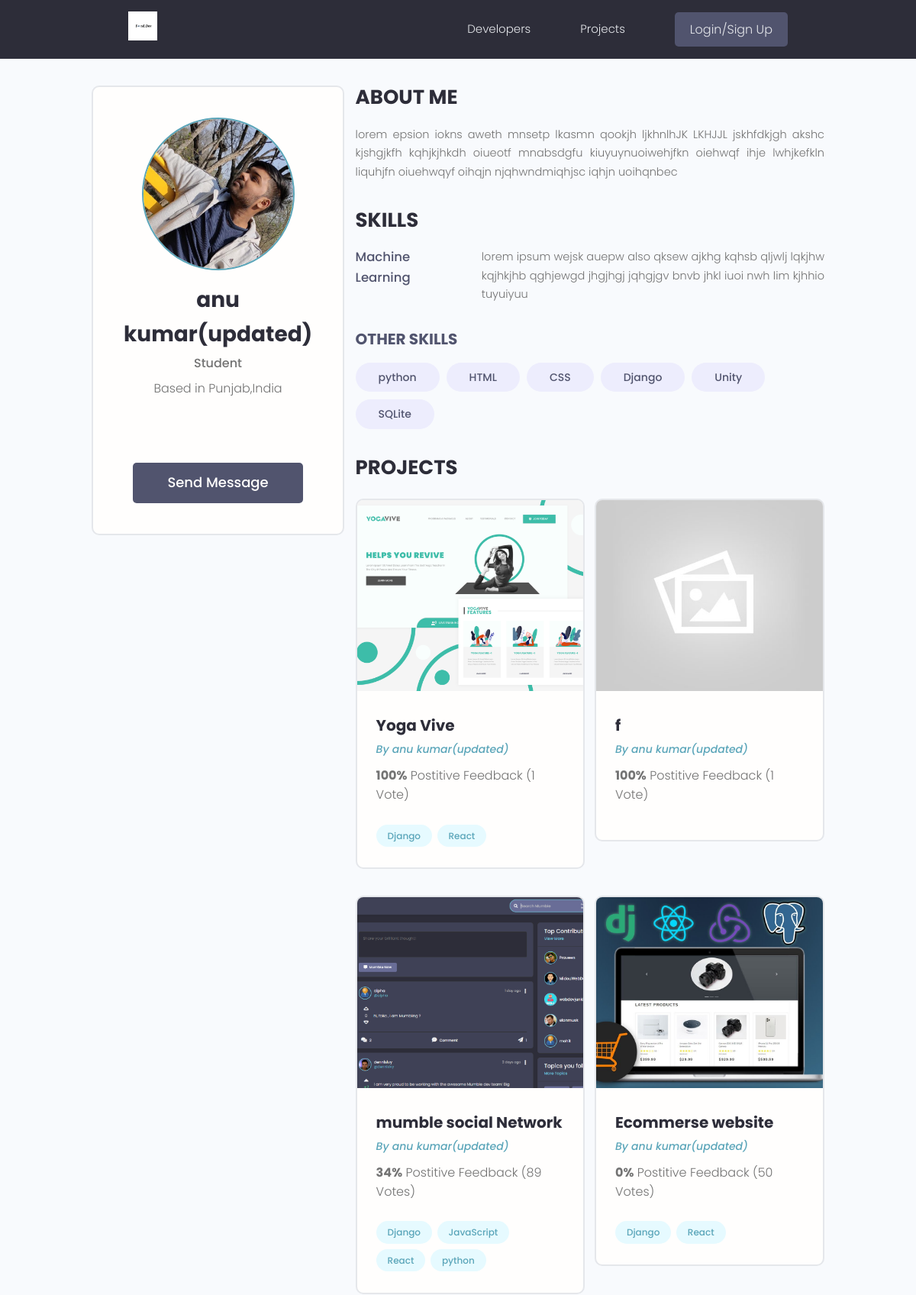
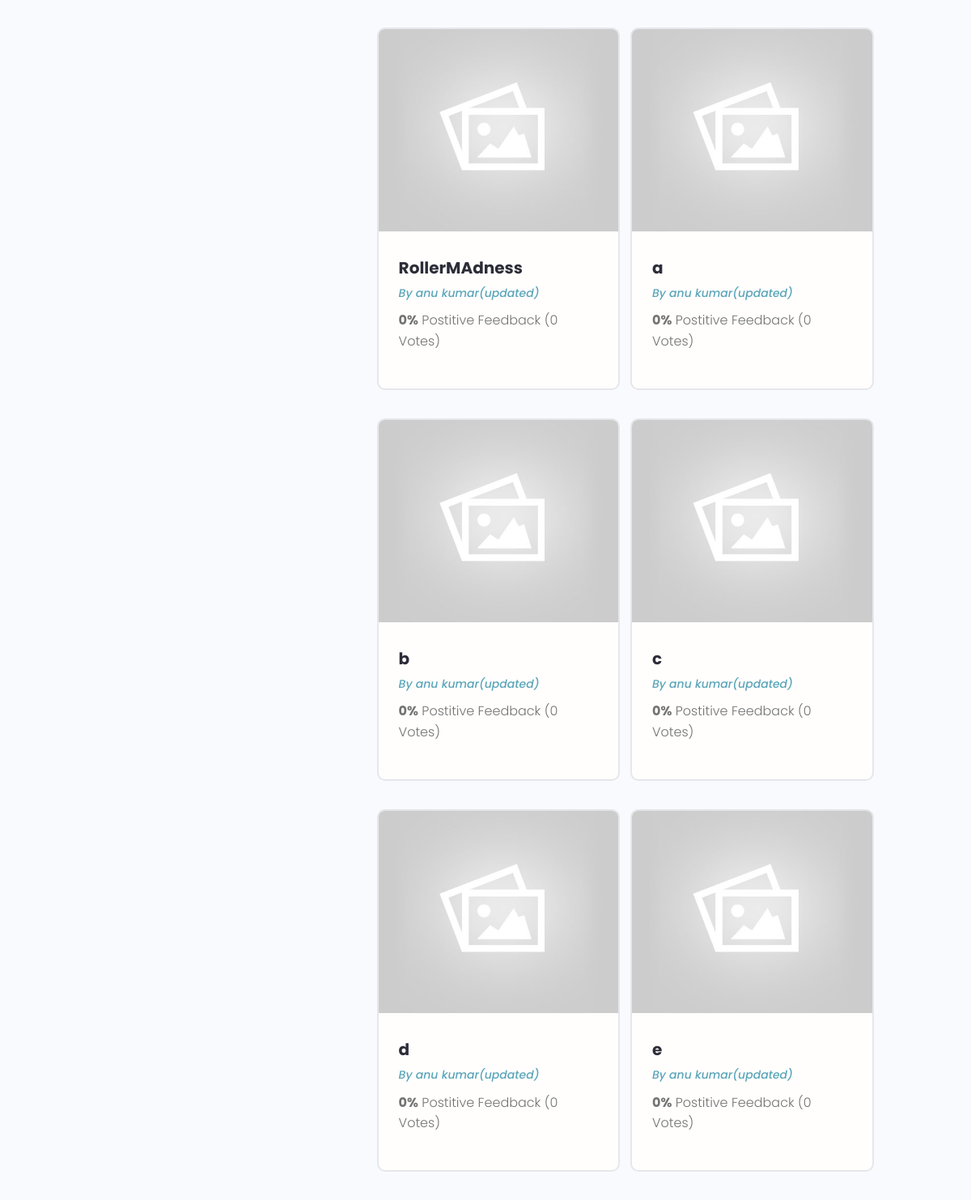
Page /profile/a47001d9-6f3d-48bc-b86e-44109ac7f39c/ (upper part) on the committed database (2 pictures, top to bottom).
### users/models.py (models this page shows, shortened)
class Profiles(models.Model):
    user = models.OneToOneField(User , on_delete = models.CASCADE ,null= True , blank=True)
    name = models.CharField(max_length=200 , blank=True ,null=True)
    email = models.EmailField(max_length=500 ,blank=True, null=True)
    username = models.CharField(max_length=200 , blank=True ,null=True)
    location = models.CharField(max_length=200 , blank=True ,null=True)
    short_intro = models.CharField(max_length=200 , blank=True ,null=True)
    bio = models.TextField(blank=True, null=True)
    profile_image = models.ImageField(null=True, blank =True ,upload_to ='profiles/',default='profiles/user-default.png')
    social_github = models.CharField(max_length=200,blank=True,null=True)
    social_twitter = models.CharField(max_length=200,blank=True,null=True)
    social_linkdin = models.CharField(max_length=200,blank=True,null=True)
    social_youtube = models.CharField(max_length=200,blank=True,null=True)
    social_website = models.CharField(max_length=200,blank=True,null=True)
    created = models.DateTimeField(auto_now_add=True)
    id = models.UUIDField(default=uuid.uuid4,unique=True,primary_key=True,editable=False)

class Skill(models.Model):
    owner = models.ForeignKey(Profiles,on_delete=models.CASCADE,null=True,blank=True)
    name =  models.CharField(max_length=200,blank=True,null=True)
    description = models.TextField(null =True,blank=True)
    created = models.DateTimeField(auto_now_add=True)
    id = models.UUIDField(default=uuid.uuid4,unique=True,primary_key=True,editable=False)
    def __str__(self):
        return str(self.name)

### projects/models.py (models this page shows, shortened)
class Project(models.Model):
    owner =models.ForeignKey(Profiles, null=True , blank= True , on_delete=models.SET_NULL)
    title = models.CharField(max_length=200)
    description = models.TextField(null=True,blank=True)
    featured_image=models.ImageField(null=True,blank=True,default='default.jpg')
    demo_link = models.CharField(max_length=2000 , null=True , blank=True)
    source_link = models.CharField(max_length=2000,null=True,blank=True)
    tags=models.ManyToManyField('Tag',blank=True)
    vote_total = models.IntegerField(default=0 ,null= True,blank=True)
    vote_ratio = models.IntegerField(default=0 ,null= True,blank=True)
    created = models.DateTimeField(auto_now_add=True)
    id = models.UUIDField(default=uuid.uuid4,unique=True,primary_key=True,editable=False)
    class Meta:
        ordering=['-vote_ratio','-vote_total','title']

class Tag(models.Model):
    name= models.CharField(max_length=200)
    created = models.DateTimeField(auto_now_add=True)
    id = models.UUIDField(default=uuid.uuid4,unique=True,
                          primary_key=True,editable=False)
    def __str__(self):
        return self.name

### users/views.py (the view)
# urls.py: path('profile/<str:pk>/',views.userProfile,name="user-profile"),
def userProfile(request,pk):
    profile = Profiles.objects.get(id=pk)
    topSkills = profile.skill_set.exclude(description__exact="")
    otherSkills = profile.skill_set.filter(description="")
    context={'profile':profile,'topSkills':topSkills,'otherSkills':otherSkills}
    return render(request,'users/user-profile.html',context)

### users/templates/users/user-profile.html (shortened to what this page needs)
{% extends 'main.html' %}
{% block content %}
<main class="profile my-md">
    <div class="container">
      <div class="layout">
        <div class="column column--1of3">
          <div class="card text-center">
            <div class="card__body dev">
              <img class="avatar avatar--xl" src="{{ profile.profile_image.url }}" />
              <h2 class="dev__name">{{profile.name}}</h2>
              <p class="dev__title">{{profile.short_intro}}</p>
              <p class="dev__location">Based in {{profile.location}}</p>
              <ul class="dev__social">
              </ul>
              {% if request.user.profile.id != profile.id %}
              <a href="{% url 'create-message' profile.id %}" class="btn btn--sub btn--lg">Send Message </a>
              {% endif %}
            </div>
          </div>
        </div>
        <div class="column column--2of3">
          <div class="devInfo">
            <h3 class="devInfo__title">About Me</h3>
            <p class="devInfo__about">
              {{profile.bio}}
            </p>
          </div>
          <div class="devInfo">
            <h3 class="devInfo__title">Skills</h3>
            <div class="devInfo__skills">
              {% for skill in topSkills %}
              <div class="devSkill">
                <h4 class="devSkill__title">{{skill.name}}</h4>
                <p class="devSkill__info">
                  {{skill.description}}
                </p>
              </div>
              {% endfor %}
              <h3 class="devInfo__subtitle">Other Skills</h3>
              <div class="devInfo__otherSkills">
                {% for skill in otherSkills %}
                <span class="tag tag--pill tag--sub tag--lg">
                  <small>{{skill}}</small>
                </span>
                {% endfor %}
              </div>
            </div>
          </div>
          <div class="devInfo">
            <h3 class="devInfo__title">Projects</h3>
            <div class="grid grid--two">
              {% for project in  profile.project_set.all %}
              <div class="column">
                <div class="card project">
                  <a href="{% url 'project' project.id %}" class="project">
                    <img class="project__thumbnail" src="{{project.featured_image.url}}" alt="project thumbnail" />
                    <div class="card__body">
                      <h3 class="project__title">{{project.title}}</h3>
                      <p><a class="project__author" href="{% url 'user-profile' project.owner.id %}">By {{project.owner.name}}</a></p>
                      <p class="project--rating">
                        <span style="font-weight: bold;">{{project.vote_ratio}}%</span> Postitive
                        Feedback ({{project.vote_total}} Vote{{project.vote_total|pluralize:"s"}})
                      </p>
                      <div class="project__tags">
                        {% for tag in project.tags.all %}
                        <span class="tag tag--pill tag--main">
                          <small>{{tag}}</small>
                        </span>
                        {% endfor %}
                      </div>
                    </div>
                  </a>
                </div>
              </div>
              {% endfor %}
            </div>
          </div>
        </div>
      </div>
    </div>
  </main>
{% endblock content %}

### static/styles/app.css (style rules this page uses)
:root { --color-sub: #2d2d39; }
.btn--sub { background-color: var(--color-sub-light); }
.card { border: 2px solid var(--color-light); }
img { width: 100%; }
.profile .card > .dev { padding: 4rem; }
.dev__name { color: var(--color-sub); font-size: 2.8rem; font-weight: 700; margin-top: 1rem; margin-bottom: 0.5rem; }
.dev__title { font-size: 1.6rem; font-weight: 500; line-height: 1.3; }
.dev__location { margin-top: 1rem; }
.dev__social { margin: 3rem 0; list-style: none; display: flex; justify-content: center; gap: 1.5rem; }
.devInfo { margin-bottom: 3rem; }
.devInfo__title, .devInfo__subtitle { font-size: 2.6rem; color: var(--color-sub); text-transform: uppercase; font-weight: 700; margin-bottom: 1.5rem; }
.devInfo__subtitle { font-size: 2rem; color: var(--color-sub-light); }
.devInfo__about, .devSkill__info { font-size: 1.45rem; line-height: 1.7; text-align: justify; }
.devSkill { margin-bottom: 3rem; }
.devSkill__title { font-size: 1.65rem; font-weight: 500; color: var(--color-sub-light); }
@media screen and (min-width: 700px) { .devSkill { display: flex; justify-content: space-between; gap: 3rem; } }
@media screen and (min-width: 700px) { .devSkill__info { flex-basis: 80%; } }
.project__author { font-size: 1.4rem; font-style: italic; }
.project--rating { margin-bottom: 1.6em; margin-top: .5em; }
.project__thumbnail { height: 25rem; object-fit: cover; object-position: top center; }
.project__title { font-size: 2rem; font-weight: 700; color: var(--color-sub); }

### static/uikit/styles/modules/_variables.css (style rules this page uses)
:root { --color-main: #5aa5b9; --color-main-light: #e6faff; --color-sub: #3f4156; --color-sub-light: #51546e; --color-sub-lighter: #ededfd; --color-text: #737373; --color-gray: #8b8b8b; --color-light: #e5e7eb; --color-light-gray: #767676; --color-bg: #f8fafd; --color-white: #fffefd; --color-white-light: #f3f3f3; --color-success: #359e64; --color-success-bg: #def8e8; --color-error: #fc4b0b; --color-error-bg: #fff2ee; --font-base: 'Poppins', arial, helvetica, 'Segoe UI', roboto, ubuntu, sans-serif; --font-monospace: 'Fira Code', 'Courier New', courier, monospace; --font-regular: 300; --font-medium: 500; --font-bold: 700; --generic-shadow: 1px 1px 5px #00000010; --generic-transition: all 0.3s ease-in-out; }

### static/uikit/styles/modules/_base.css (style rules this page uses)
* { margin: 0; padding: 0; box-sizing: border-box; text-rendering: optimizeLegibility; color: inherit; font-size: inherit; }
html { font-size: 50%; }
@media only screen and (min-width: 480px) { html { font-size: 56.25%; } }
@media only screen and (min-width: 1200px) { html { font-size: 62.5%; } }
body { line-height: 1.6; font-weight: 400; font-size: 1.5rem; color: var(--color-text); background-color: var(--color-bg); min-height: 100vh; }

### static/uikit/styles/modules/_typography.css (style rules this page uses)
* { font-family: var(--font-base); }
h2 { font-size: 3.6rem; font-weight: var(--font-bold); }
h3 { font-size: 3.2rem; font-weight: var(--font-medium); }
h4 { font-size: 2.8rem; font-weight: var(--font-medium); }
p, span, strong { font-size: 1.6rem; color: var(--color-text); font-weight: var(--font-regular); }
a { padding-bottom: 2px; text-decoration: none; display: inline-block; color: var(--color-main); font-weight: var(--font-medium); }

### static/uikit/styles/modules/_utilities.css (style rules this page uses)
.container { width: 92%; max-width: 165rem; margin: 0 auto; box-sizing: border-box; }
@media screen and (min-width: 1000px) { .container { width: 90%; } }
@media screen and (min-width: 1200px) { .container { width: 80%; } }
.text-center { text-align: center; }
.my-md { margin: 3rem auto; }

### static/uikit/styles/modules/_avatar.css (style rules this page uses)
.avatar { border-radius: 50%; border: 2px solid var(--color-main); object-fit: cover; }
.avatar--xl { height: 20rem; width: 20rem; }

### static/uikit/styles/modules/_button.css (style rules this page uses)
.btn { display: inline-block; position: relative; cursor: pointer; background-color: var(--color-light); font-weight: var(--font-medium); color: var(--color-sub); text-decoration: none; padding: 1rem 2rem; border-radius: 0.5rem; border: none; width: -webkit-fit-content; width: -moz-fit-content; width: fit-content; height: -webkit-fit-content; height: -moz-fit-content; height: fit-content; font-size: 1.6rem; outline-width: 0; outline-color: transparent; -webkit-backface-visibility: hidden; backface-visibility: hidden; transition: all 0.3s ease-in-out; }
.btn--sub { background-color: var(--color-sub); color: var(--color-white); }
.btn--lg { font-size: 1.8rem; padding: 1.2rem 4.5rem; }

### static/uikit/styles/modules/_card.css (style rules this page uses)
.card { border-radius: 1rem; background-color: var(--color-white); border: 1.5px solid var(--color-light); width: auto; height: auto; margin-top: 0.5rem; margin-bottom: 0.5rem; overflow: hidden; }
.card__body, .card__header { padding: 2rem 2.5rem; }

### rows in the picture
Profiles: profile_image (picture), name "anu kumar(updated)", short_intro "Student", location "Punjab,India", bio "lorem epsion iokns aweth mnsetp lkasmn qookjh ljkhnlhJK LKHJJL jskhfdkjgh akshc kjshgjkfh kqhjkjhkdh oiueotf mnabsdgfu kiuyuynuoiwehjfkn oiehwqf ihje lwhjkefkln liquhjfn oiuehwqyf oihqjn njqhwndmiqhjsc iqhjn uoihqnbec"
Skill: name "Machine Learning", description "lorem ipsum wejsk auepw also qksew ajkhg kqhsb qljwlj lqkjhw kqjhkjhb qghjewgd jhgjhgj jqhgjgv bnvb jhkl iuoi nwh lim kjhhio tuyuiyuu"
Skill: name "python"
Skill: name "HTML"
Skill: name "CSS"
Skill: name "Django"
Skill: name "Unity"
Skill: name "SQLite"
Project: featured_image (picture), title "Yoga Vive", owner.name "anu kumar(updated)", vote_ratio "100", vote_total "1"
Tag: name "Django"
Tag: name "React"
Project: featured_image (placeholder picture), title "f", owner.name "anu kumar(updated)", vote_ratio "100", vote_total "1"
Project: featured_image (picture), title "mumble social Network", owner.name "anu kumar(updated)", vote_ratio "34", vote_total "89"
Tag: name "JavaScript"
Tag: name "python"
Project: featured_image (picture), title "Ecommerse website", owner.name "anu kumar(updated)", vote_ratio "0", vote_total "50"
Project: featured_image (placeholder picture), title "RollerMAdness", owner.name "anu kumar(updated)", vote_ratio "0", vote_total "0"
Project: featured_image (placeholder picture), title "a", owner.name "anu kumar(updated)", vote_ratio "0", vote_total "0"
Project: featured_image (placeholder picture), title "b", owner.name "anu kumar(updated)", vote_ratio "0", vote_total "0"
Project: featured_image (placeholder picture), title "c", owner.name "anu kumar(updated)", vote_ratio "0", vote_total "0"
Project: featured_image (placeholder picture), title "d", owner.name "anu kumar(updated)", vote_ratio "0", vote_total "0"
Project: featured_image (placeholder picture), title "e", owner.name "anu kumar(updated)", vote_ratio "0", vote_total "0"
